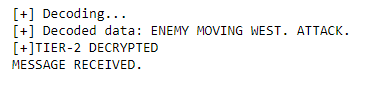
#> input picture b5.png, 367 x 99 px, given in place of exc.png, which was not available
$ jupyter execute COMPARISION.ipynb
#> lines starting #> are read from the running program, lines starting #| are printed output that depends on the picture; pictures that were not available may be replaced by others from this repository, and a replacement may not be noted
[cell 1]
import matplotlib.pyplot as plt
from PIL import Image
import numpy as np
from matplotlib.pyplot import imshow
import cv2

[cell 2]
def compare(image):
#> called with image = 'exc'
    ext = ".png"
    img = cv2.imread(image + ext,1)
#> img is the input picture: shape (99, 367, 3); mean B, G, R 244.2, 244.2, 244.2
    pil_im = Image.open(image+ext, 'r')
    imshow(np.asarray(pil_im))
    plt.figure(figsize=(14,6))
    histogram_blue = cv2.calcHist([img],[0],None,[256],[0,256])
#> histogram_blue = 256 values, max 33733 at index 255, min 0 at index 1, mean 141.9
    plt.plot(histogram_blue, color='blue')
    histogram_green = cv2.calcHist([img],[1],None,[256],[0,256])
#> histogram_green = 256 values, max 33752 at index 255, min 0 at index 1, mean 141.9
    plt.plot(histogram_green, color='green')
    histogram_red = cv2.calcHist([img],[2],None,[256],[0,256])
#> histogram_red = 256 values, max 33694 at index 255, min 0 at index 1, mean 141.9
    plt.plot(histogram_red, color='red')
    if image=="exc":
        plt.title('Intensity Histogram - Original Image', fontsize=20)
    else:
        plt.title('Intensity Histogram - Final Image', fontsize=20)
    plt.xlabel('pixel values', fontsize=16)
    plt.ylabel('pixel count', fontsize=16)
    plt.show()
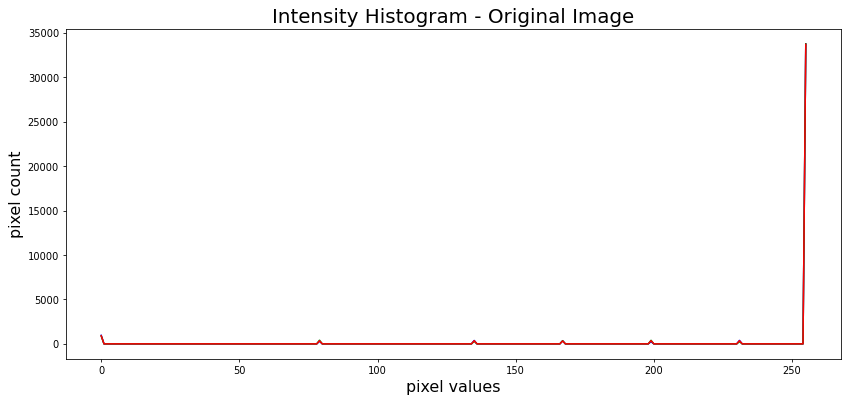
#> figure drawn by matplotlib, 1 panel; curve peaks at x = 255, y = 33733; curve peaks at x = 255, y = 33752; curve peaks at x = 255, y = 33694

[cell 3]
compare("exc")
compare("crenc")
#> call 2 of compare, with image = 'crenc'
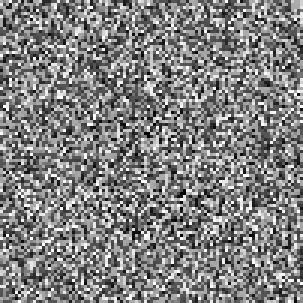
#> input picture crenc.png, 101 x 101 px (shown 3 times larger)
#> in compare, img is the input picture: shape (101, 101, 3); mean B, G, R 128.3, 128.3, 128.3
#> in compare (call 2), `histogram_blue = cv2.calcHist([img],[0],None,[256],[0,256])`: histogram_blue = 256 values, max 709 at index 85, min 0 at index 9, mean 39.85
#> in compare (call 2), `histogram_green = cv2.calcHist([img],[1],None,[256],[0,256])`: histogram_green = 256 values, max 705 at index 85, min 0 at index 9, mean 39.85
#> in compare (call 2), `histogram_red = cv2.calcHist([img],[2],None,[256],[0,256])`: histogram_red = 256 values, max 708 at index 85, min 0 at index 9, mean 39.85
#> in compare (call 2), `plt.show()`:
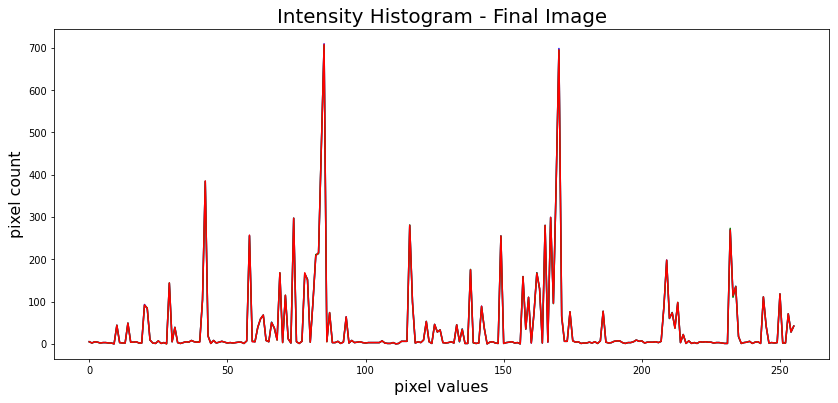
#> figure drawn by matplotlib, 1 panel; curve peaks at x = 85, y = 709; curve peaks at x = 85, y = 705; curve peaks at x = 85, y = 708
